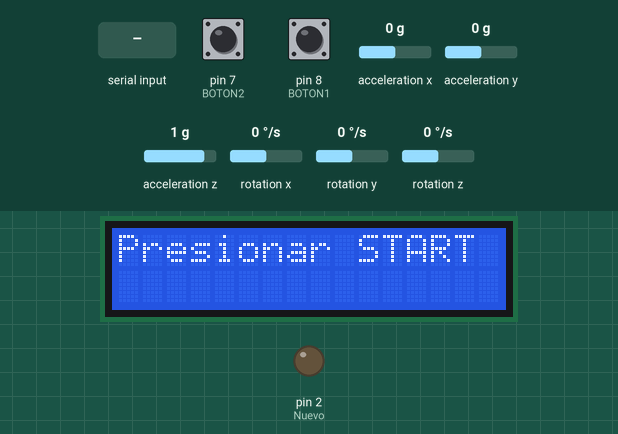
The sketch below on a simulated Arduino Uno, built with avr-gcc and run on an emulated ATmega328P. Shown: 16×2 character LCD, output pins drawn as LEDs (lit = HIGH). The test bench sets the inputs (shaded band); at power-on: pin 8 (BOTON1) LOW, pin 7 (BOTON2) LOW, acceleration x 0 g, acceleration y 0 g, acceleration z 1 g, rotation x 0 °/s, rotation y 0 °/s, rotation z 0 °/s.

Above: at 1.2 s.
1.3 s: pin 8 (BOTON1) pulled HIGH for 0.6 s
At 4.1 s:
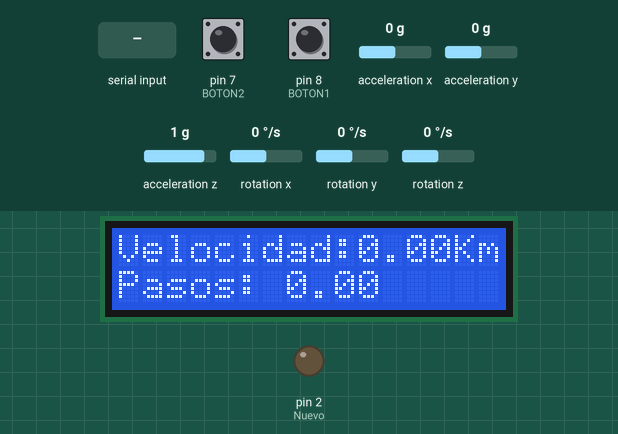
7.9 s: pin 7 (BOTON2) pulled HIGH for 0.6 s
At 9.3 s:
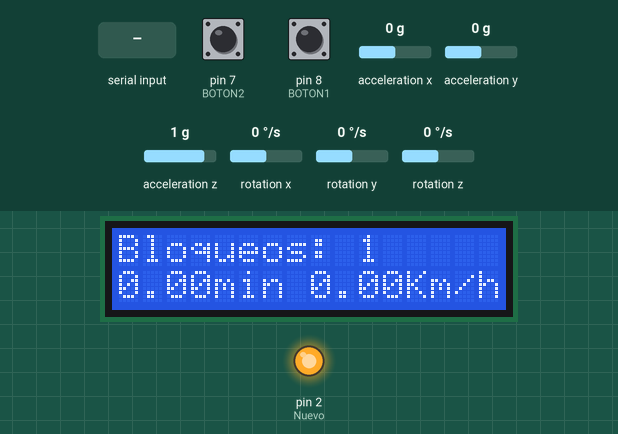
10.0 s: pin 8 (BOTON1) pulled HIGH for 1 s
At 11.5 s:
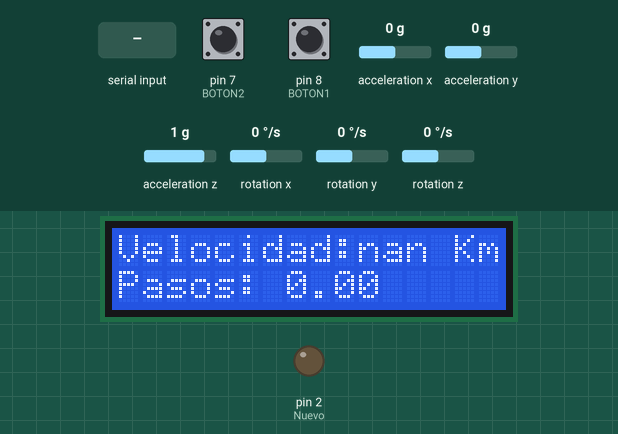
14.0 s: "0\n" received over the second serial link
At 15.0 s:
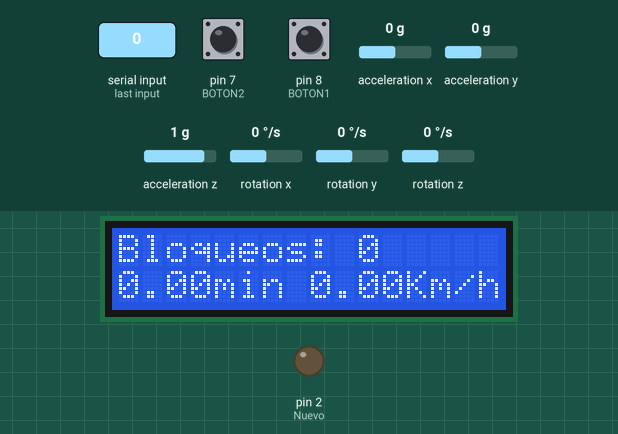
15.8 s: "1\n" received over the second serial link
At 21.3 s:
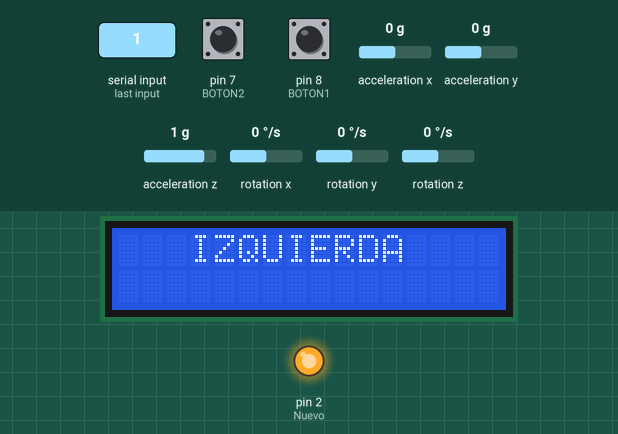
Timing chart, 0 to 22.4 s (numbered marks = the images above; inputs shaded):
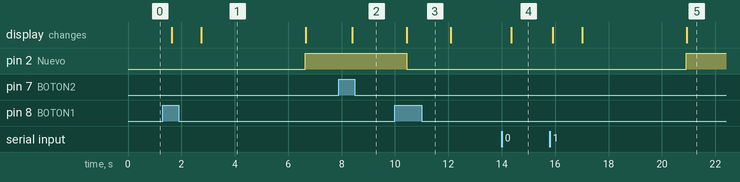

Measured:
- after the input at 1.3 s, pin 2 (Nuevo): LOW → HIGH after 5.3 s; the display: first changes after 0.34 s (image 1 shows a later state)
- after the input at 7.9 s, the display: changes after 0.50 s (image 2)
- after the input at 10.0 s, pin 2 (Nuevo): HIGH → LOW after 0.45 s; the display: changes after 0.45 s (image 3)
- after the input at 14.0 s, pin 2 (Nuevo): stays LOW (without the input it goes to HIGH after 1.4 s); the display: changes after 0.36 s (image 4)
- after the input at 15.8 s, pin 2 (Nuevo): LOW → HIGH after 5.1 s; the display: first changes after 0.11 s (image 5 shows a later state)
- what the display in image 1 shows lasts 4.0 s, from 2.7 s to 6.7 s

The sketch:

v6_0_minutos.ino
```cpp
// Control del MPU6050 mediante la libreria I2C
// Libreria MPU6050.h requiere I2Cdev.h
// Libreria I2Cdev.h requiere Wire.h
#include "I2Cdev.h"
#include "MPU6050.h"
#include "Wire.h"
#include <LiquidCrystal_I2C.h>
#include <SoftwareSerial.h>


// El MPU6050 presenta por defecto una direccion de 0x68
MPU6050 mpu;
// Crear el objeto LCD
LiquidCrystal_I2C lcd(0x27, 16,2);

// Crear instancia de SoftwareSerial para el HC-05
SoftwareSerial btSerial(10, 11); //RX (recepción), TX (transmisión)

// Valores sin procesar (valores RAW) del acelerometro y giroscopio (ejes x, y, z)
int ax, ay, az; // rango por defecto: -2g a +2g
int gx, gy, gz; // rango por defecto: -250°/sec a +250°/sec

// Valores en el Sistema Internacional
const float accEscala = (2.0 * 9.81 )/ 32768.0;
const float gyroEscala = 250.0 / 32768.0;

////////////////////////////////// VARIABLES /////////////////////////////////////
String command; // Variable para almacenar el comando recibido por Bluetooth
String datobloqueo;

int datobloqueoint = 5;
int estado = 3;     // flag para el botón START
float contP = 0;    // numero de pasos entre bloqueos
float Ptotal = 0;   // numero total de pasos
int bloqueos = 0;   // numero de bloqueos
int cont = 0;       // flag de bloqueos
int pierna = 0;     // flag paso 0: vertical o atras, 1: delante

unsigned long tiempo1 = 0;          // inicio
unsigned long tiempo2 = 0;          // fin
unsigned long tiempo = 0;           // tiempo transcurrido
unsigned long tiempo_actividad = 0; // tiempo de actividad total

float cont_espera = 0;  // tiempo entre un paso y el siguiente
int altura = 165;         // altura del usuario propietario del prototipo
float cte = 0.413f;     // constante para obtener la longitud del paso según el sexo (mujer) del usuario propietario del prototipo
float velocidad = 0.0;  // velocidad
float sum_vel = 0.0;    // sumatorio de la velocidad
int cont_vel = 0;       // contador de lecturas de la velocidad
float velocidadMedia = 0.0;   // velocidad media
float frecuencia;       // frecuencia
float actividadMin;    // tiempo de actividad en minutos


void contarPasos(){
    // Funcion que lee los valores del acelerometro y contabiliza los pasos.
    cont_espera+= 0.5; // contar el tiempo que tarda en dar un paso

        // VALORES PARA LA PIERNA
    if ((ay * accEscala) >= 0.5 ) {  // si la pierna izquierda está hacia delante
      if (pierna == 0){ // si antes estaba en posición de reposo
        pierna = 1; // actualiza el estado de la pierna a "en movimiento".
      }
    // si la pierna está en posición vertical o hacia detrás (posición de reposo)
    } else {
      if (pierna == 1){ // si antes estaba en movimiento
        pierna = 0; // actualiza el estado de la pierna a "en reposo".
        cont_espera = 0; // reinicia el contador de espera.
        contP += 2; // incrementa el contador de pasos en 2.
        Ptotal +=2; //incrementa el nº de pasos totales en 2.
      }
    }
}

void resetActivity() {
  // Reinicia todas las variables y estados relevantes
  contP = 0;
  tiempo = 0;
  tiempo_actividad = 0;
  bloqueos = 0;
  sum_vel = 0.0;
  cont_vel = 0;
  velocidadMedia = 0.0;
  cont_espera = 0;
  Ptotal = 0;
}

void finalizarActividad(){
  // Número de bloqueos
    lcd.setCursor(0,0);
    lcd.print("Bloqueos:");
    lcd.setCursor(10, 0);
    lcd.print(bloqueos);

    // Enviar datos por Bluetooth, solo si no son NaN ni Inf
    if (!isnan(bloqueos)&& !isinf(bloqueos)) {
        btSerial.print("bloqueos:");
        btSerial.println(bloqueos);
    }

    // Número total de pasos

    // Enviar datos por Bluetooth, solo si no son NaN ni Inf
    if (!isnan(Ptotal)&& !isinf(Ptotal)) {
        btSerial.print("Ptotal:");
        btSerial.println(Ptotal);
    }

    // Tiempo total de actividad
    int min= tiempo_actividad/60;
    int seg= (tiempo_actividad - min*60)/100;
    actividadMin = min+seg;
    //actividadMin = tiempo_actividad/60.;
    //unsigned int minutos = tiempo_actividad / 60;
    //unsigned int segundos = tiempo_actividad % 60;
    //String actividadMin = String(minutos) + ":" + (segundos < 10 ? "0" : "") + String(segundos);

    lcd.setCursor(0, 1);
    lcd.print(actividadMin);
    lcd.setCursor(4, 1);
    lcd.print("min");

    // Enviar datos por Bluetooth, solo si no son NaN ni Inf
    if (!isnan(actividadMin)&& !isinf(actividadMin)) {
        btSerial.print("actividadMin:");
        btSerial.println(actividadMin);
    }

    // Velocidad media
    lcd.setCursor(8, 1);
    // Cálculo de la velocidad media solo si cont_vel > 0
    if (cont_vel > 0) {
        velocidadMedia = sum_vel / cont_vel;
    }
    lcd.print(velocidadMedia);
    lcd.setCursor(12, 1);
    lcd.print("Km/h");

    // Enviar datos por Bluetooth, solo si no son NaN ni Inf
    if (!isnan(velocidadMedia)&& !isinf(velocidadMedia)) {
        btSerial.print("velocidadMedia:");
        btSerial.println(velocidadMedia);
    }

    resetActivity(); // Llama a una función para resetear la actividad
}

////////////////////////////////////////////////////////// CONFIGURACIÓN DEL ///////////////////////////////////////////////////////////
//////////////////////////////////////////////////////////    PROGRAMA       ///////////////////////////////////////////////////////////

void setup(){
  pinMode(8,INPUT); //BOTON1
  pinMode(7,INPUT); //BOTON2
  pinMode(2,OUTPUT); //Nuevo, láser

  Serial.begin(9600);     // Iniciar la comunicación Serial con el PC
  btSerial.begin(9600);   // Iniciar la comunicación Serial con el HC-05
  Wire.begin();           // Iniciar I2C
  mpu.initialize();       // Iniciar mpu
  lcd.init();             // Iniciar LCD
  lcd.backlight();
  lcd.clear();

  lcd.setCursor(0, 0);
  lcd.print("Presionar START");
  btSerial.println('3');      // Enviar estado al script de Python


}


////////////////////////////////////////////////////////// PROGRAMA PRINCIPAL ///////////////////////////////////////////////////////////

void loop(){

//----------------------------------------


  // Verificar si hay un comando disponible a través de Bluetooth
  if (btSerial.available()) {
    String command = btSerial.readStringUntil('\n'); // Lee la línea completa

    // Obtener datos actividad
    // Tenemos en cuenta que el formato que se recibe es: "altura:<valor>,sexo:<valor>"
    // Procesar el comando para obtener altura y sexo
    if (command.startsWith("altura:")) {
      altura = command.substring(7, command.indexOf(',')).toInt();
      Serial.print("Altura recibida: ");
      Serial.println(altura); // Imprime la altura en el monitor serial

      String sexoStr = command.substring(command.indexOf("sexo:") + 5);
      char sexo = sexoStr.charAt(0);
      Serial.print("Sexo recibido: ");
      Serial.println(sexo); // Imprime el sexo en el monitor serial
      if (sexo == 'F'){
        cte = 0.413f;  // Si se trata de una mujer
      } else {
        cte = 0.415f; // si se trata de un hombre
      }
    }


    // Control de la actividad
    if ((command == "1") && (estado == 0 || estado == 3)) {
      estado = 1; // Iniciar la actividad como si se presionara el botón físico
      tiempo1 = millis() / 1000;
      lcd.clear();
      //lcd.print(fechatiempoinicio);
    } else if ((command == "0") && (estado == 1 || estado == 3)) {
      estado = 0; // Finalizar la actividad como si se presionara el botón físico
      lcd.clear();
      finalizarActividad();
    } else if (command == "100"){//se utiliza el número 100 ya que 1 ya está utilizado como comando y 100 se va a utilizar, por lo que 100 representa el número 1
      datobloqueoint=1;
    }else if (command == "21"){//se utiliza el número 21 ya que el 2 ya está utilizado como comando y el 20 se va a utilizar, por lo que 21 representa el número 2
      datobloqueoint=2;
    }else if (command == "3"){
      datobloqueoint=3;
    }else if (command == "4"){
      datobloqueoint=4;
    }else if (command == "5"){
      datobloqueoint=5;
    }else if (command == "6"){
      datobloqueoint=6;
    }else if (command == "7"){
      datobloqueoint=7;
    }else if (command == "8"){
      datobloqueoint=8;
    }else if (command == "9"){
      datobloqueoint=9;
    }else if (command == "12"){
      datobloqueoint=12;
    }else if (command == "13"){
      datobloqueoint=13;
    }else if (command == "14"){
      datobloqueoint=14;
    }else if (command == "15"){
      datobloqueoint=15;
    }else if (command == "16"){
      datobloqueoint=16;
    }else if (command == "17"){
      datobloqueoint=17;
    }else if (command == "18"){
      datobloqueoint=18;
    }else if (command == "19"){
      datobloqueoint=19;
    }else if (command == "20"){
      datobloqueoint=20;
    }else if (command =="200"){
      datobloqueoint=200;
    }

  }

  // Verificar si hay acción disponible a través de hardware

  if ((digitalRead(8) == HIGH) && (estado == 0 || estado == 3)){  // botón START presionado y no se está realizando actividad
    estado = 1;                 // cambiar el estado del boton
    btSerial.println('1');      // Enviar estado al script de Python
    tiempo1 = millis()/1000;    // inicializamos el tiempo
    lcd.clear();                // borrar el contenido del lcd
  }
  if ((digitalRead(7) == HIGH) && (estado == 1 || estado == 3)){  // botón STOP presionado y se está realizando actividad
    estado = 0;                 // cambiar el estado del boton
    btSerial.println('0');      // Enviar estado al script de Python
    lcd.clear();                // borrar el contenido del lcd
    finalizarActividad();
  }

  // Funcionamiento según el estado del botón

  if (estado == 1){ // INICIO DE LA MARCHA
    // Leer el tiempo en ese instante y dividirlo entre 1000 para obtener el tiempo en segundos
    tiempo2 = millis()/1000;
    mpu.getAcceleration(&ax, &ay, &az); // leer ejes del acelerometro
    mpu.getRotation(&gx, &gy, &gz);     // leer ejes del giroscopio

    // PASOS
    contarPasos(); // contamos los pasos
    lcd.setCursor(0, 1);
    lcd.print("Pasos:");
    lcd.setCursor(7, 1);
    lcd.print(contP);

    // Enviar datos por Bluetooth, solo si no son 0, NaN ni Inf
    if (contP > 0 && !isnan(contP) && !isinf(contP)) {
        btSerial.print("contP:");
        btSerial.println(contP);
    }

    // TIEMPO
    lcd.setCursor(0, 0);
    lcd.print("Tiempo:");
    lcd.setCursor(8, 0);
    lcd.print(tiempo);
    lcd.setCursor(11, 0);
    lcd.print("s");

    // Enviar datos por Bluetooth, solo si no son 0, NaN ni Inf
    if (tiempo > 0 && !isnan(tiempo)&& !isinf(tiempo)) {
        btSerial.print("tiempo:");
        btSerial.println(tiempo);
    }

    // FRECUENCIA
    frecuencia = (contP/tiempo);

    //VELOCIDAD (Km/h)
    velocidad = frecuencia*60*60*cte*altura/100000.;

    lcd.setCursor(0, 0);
    lcd.print("Velocidad:");
    lcd.setCursor(10, 0);
    lcd.print(velocidad);
    lcd.setCursor(14, 0);
    lcd.print("Km/h");

    // Enviar datos por Bluetooth, solo si no son 0, NaN ni Inf
    if (velocidad > 0 && !isnan(velocidad)&& !isinf(velocidad)) {
        btSerial.print("velocidad:");
        btSerial.println(velocidad);
    }

    // mientras entre un paso y el siguiente haya menos de 5 segundos
    if (cont_espera < datobloqueoint){
      tiempo += tiempo2 - tiempo1;           // incrementar tiempo
      tiempo_actividad += tiempo2 - tiempo1; // incrementar tiempo actividad
      cont = 0;                              // contador a 0
      digitalWrite(2,LOW);//nuevo, desactivar laser

      // si la velocidad es menor de 100
      if (velocidad < 100){
        sum_vel = sum_vel + velocidad ; // sumar velocidad al total
        cont_vel ++;                    // incrementar contador
      }
    }

    tiempo1 = tiempo2; // Actualizar tiempo

    // Si tarda más de 5 segundos en dar el siguiente paso
    if (cont_espera >= datobloqueoint){
      cont++; // incrementar contador
      digitalWrite(2,HIGH);//nuevo, activar laser

      // la primera vez que detecta el bloqueo
      if (cont == 1){
        bloqueos++; // incrementar el número de bloqueos
      }

      // mostrar en el lcd un mensaje de aviso
      lcd.clear();
      lcd.setCursor(3, 0);
      lcd.print("IZQUIERDA");

      btSerial.println("IZQUIERDA");  //ahora por bluetooth

      // restart
      tiempo = 0;
      contP = 0;
    }
  }
  delay(500); // leer cada medio segundo
}
```
